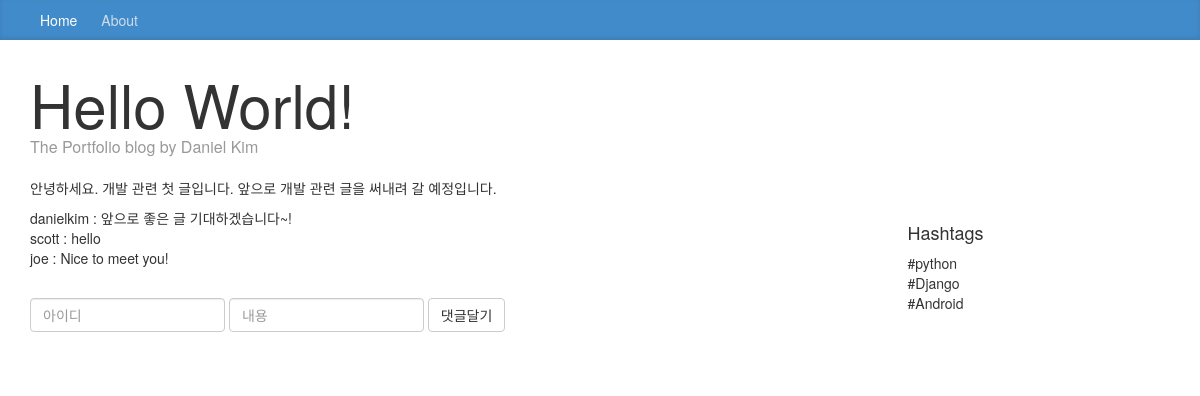
/1/, run on the app's committed database.
### feed/models.py (models this page shows, shortened)
class Article(models.Model):
    DEVELOPMENT = "dv"
    PERSONAL = "ps"
    CATEGORY_CHOICES = (
        (DEVELOPMENT, "development"),
        (PERSONAL, "personal"),
    )
    title = models.CharField(max_length=200)
    content = models.TextField()
    category = models.CharField(
        max_length=2,
        choices=CATEGORY_CHOICES,
        default=DEVELOPMENT,
    )
    hashtag = models.ManyToManyField(Hashtag)

class Comment(models.Model):
    article = models.ForeignKey(
        Article,
        related_name="article_comments",
        on_delete=models.CASCADE
    )
    username = models.CharField(max_length=50)
    content = models.CharField(max_length=200)

class Hashtag(models.Model):
    name = models.CharField(max_length=50)
    def __str__(self):
        return self.name

### feed/views.py (the view, shortened to what this page needs)
# urls.py: url(r'^(?P<article_id>[0-9]+)/$', views.detail, name='index')
def detail(request, article_id):
    article = Article.objects.get(id=article_id)
    hashtag_list = Hashtag.objects.all()
    ctx = {
        "article" : article,
        "hashtag_list" : hashtag_list,
    }
    if request.method == "GET":
        pass
    return render(request, "detail.html", ctx)

### templates/detail.html (shortened to what this page needs)
{% extends "base.html" %}
{% block body %}
{% include "navbar.html" %}
<div class="container">
  <div class="blog-header">
    <h1 class="blog-title">{{ article.title}}</h1>
    <p class="lead blog-description">The Portfolio blog by Daniel Kim</p>
  </div>
  <div class="row">
    <div class="col-sm-8">
      <div class="blog-post">
        <p>{{ article.content }}</p>
      </div>
      <div>
        {% for comment in article.article_comments.all %}
          <div>{{ comment.username }} : {{ comment.content }}</div>
        {% endfor %}
      </div>
      <div class="reply-form">
        <form class="form-inline" method="post" action="">
          <div>
            <div class="form-group">
              <input placeholder="아이디" class="form-control" name="username" />
            </div>
            <div class="form-group">
              <input placeholder="내용"class="form-control" name="content" />
            </div>
            <div class="form-group">
              <button class="btn btn-default" type="submit">댓글달기</button>
            </div>
          </div>
        </form>
      </div>
    </div>
    <div class="col-sm-3 col-sm-offset-1 blog-sidebar">
      <div class="sidebar-module"></div>
        <h4>Hashtags</h4>
        <ol class="list-unstyled">
          {% for hashtag in hashtag_list %}
          <li>#{{ hashtag }}</li>
          {% endfor %}
        </ol>
      <div class="sidebar-module"></div>
    </div>
  </div>
</div>
{% endblock %}

### static/css/base.css (style rules this page uses)
.blog-title { margin-top: 30px; margin-bottom: 0; font-size: 60px; font-weight: normal; }
.blog-description { font-size: 20px; color: #999; }
.lead { margin-bottom: 20px; font-size: 16px; font-weight: 300; line-height: 1.4; }
.sidebar-module { padding: 15px; margin: 0 -15px 15px; }
.list-unstyled { padding-left: 0; list-style: none; }
.reply-form { margin-top: 30px; }

### data on the page
Article: title "Hello World!", content "안녕하세요. 개발 관련 첫 글입니다. 앞으로 개발 관련 글을 써내려 갈 예정입니다."
Comment: username "danielkim", content "앞으로 좋은 글 기대하겠습니다~!"
Comment: username "scott", content "hello"
Comment: username "joe", content "Nice to meet you!"
Hashtag: name "python"
Hashtag: name "Django"
Hashtag: name "Android"
